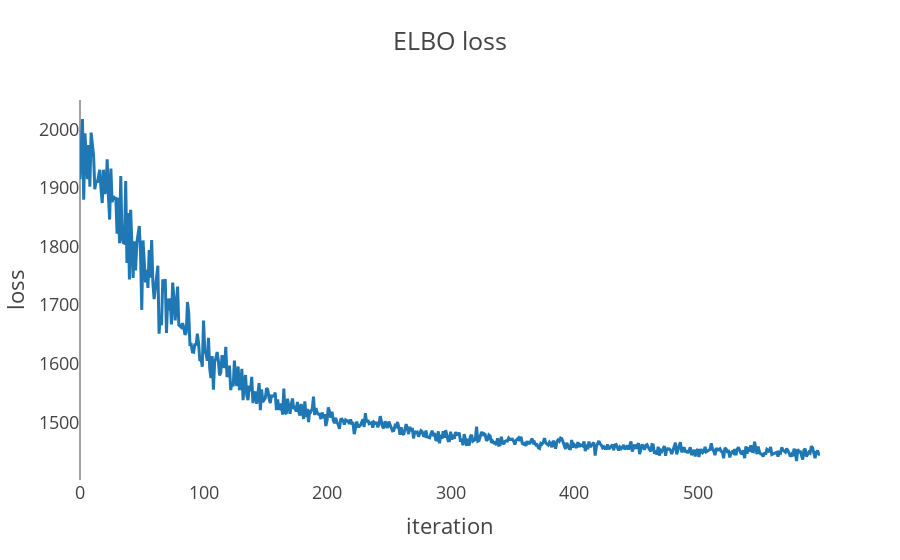
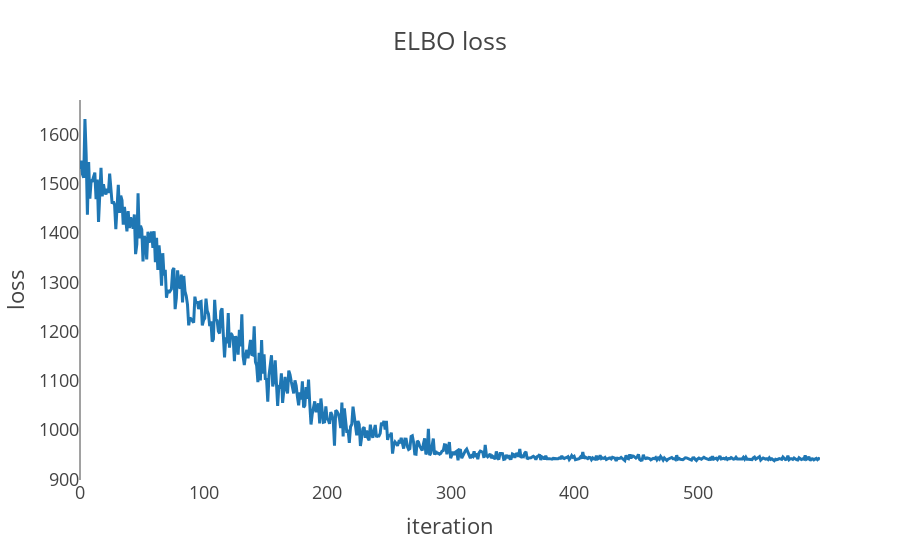

The code cell stored with these charts, in order, in its notebook:
### Code cell
sample30l = get_samples(impactDF_grid30_low, base_m=10, base_s=10, slope_m=0, slope_s=15, n_iters=600, n_samples= 2000)
sample30h = get_samples(impactDF_grid30_high, base_m=10, base_s=10, slope_m=0, slope_s=15, n_iters=600, n_samples= 2000)

### Figure 1 — Plotly figure (JSON) as saved in the notebook; plotly's stock layout.template omitted (floating-point values rounded to 4 significant figures; data arrays with more than 128 entries replaced by an {"elided": "..."} marker saying what was removed)
{"data": [{"hovertemplate": "x=%{x}<br>y=%{y}<extra></extra>", "legendgroup": "", "line": {"color": "#1F77B4", "dash": "solid"}, "marker": {"symbol": "circle"}, "mode": "lines", "name": "", "orientation": "v", "showlegend": false, "type": "scatter", "x": {"elided": "600 int values"}, "xaxis": "x", "y": {"elided": "600 float values"}, "yaxis": "y"}], "layout": {"legend": {"tracegroupgap": 0}, "title": {"text": "ELBO loss"}, "xaxis": {"anchor": "y", "domain": [0, 1], "showgrid": false, "title": {"text": "iteration"}}, "yaxis": {"anchor": "x", "domain": [0, 1], "showgrid": false, "title": {"text": "loss"}}}}

### Figure 2 — Plotly figure (JSON) as saved in the notebook; plotly's stock layout.template omitted (floating-point values rounded to 4 significant figures; data arrays with more than 128 entries replaced by an {"elided": "..."} marker saying what was removed)
{"data": [{"hovertemplate": "x=%{x}<br>y=%{y}<extra></extra>", "legendgroup": "", "line": {"color": "#1F77B4", "dash": "solid"}, "marker": {"symbol": "circle"}, "mode": "lines", "name": "", "orientation": "v", "showlegend": false, "type": "scatter", "x": {"elided": "600 int values"}, "xaxis": "x", "y": {"elided": "600 float values"}, "yaxis": "y"}], "layout": {"legend": {"tracegroupgap": 0}, "title": {"text": "ELBO loss"}, "xaxis": {"anchor": "y", "domain": [0, 1], "showgrid": false, "title": {"text": "iteration"}}, "yaxis": {"anchor": "x", "domain": [0, 1], "showgrid": false, "title": {"text": "loss"}}}}
